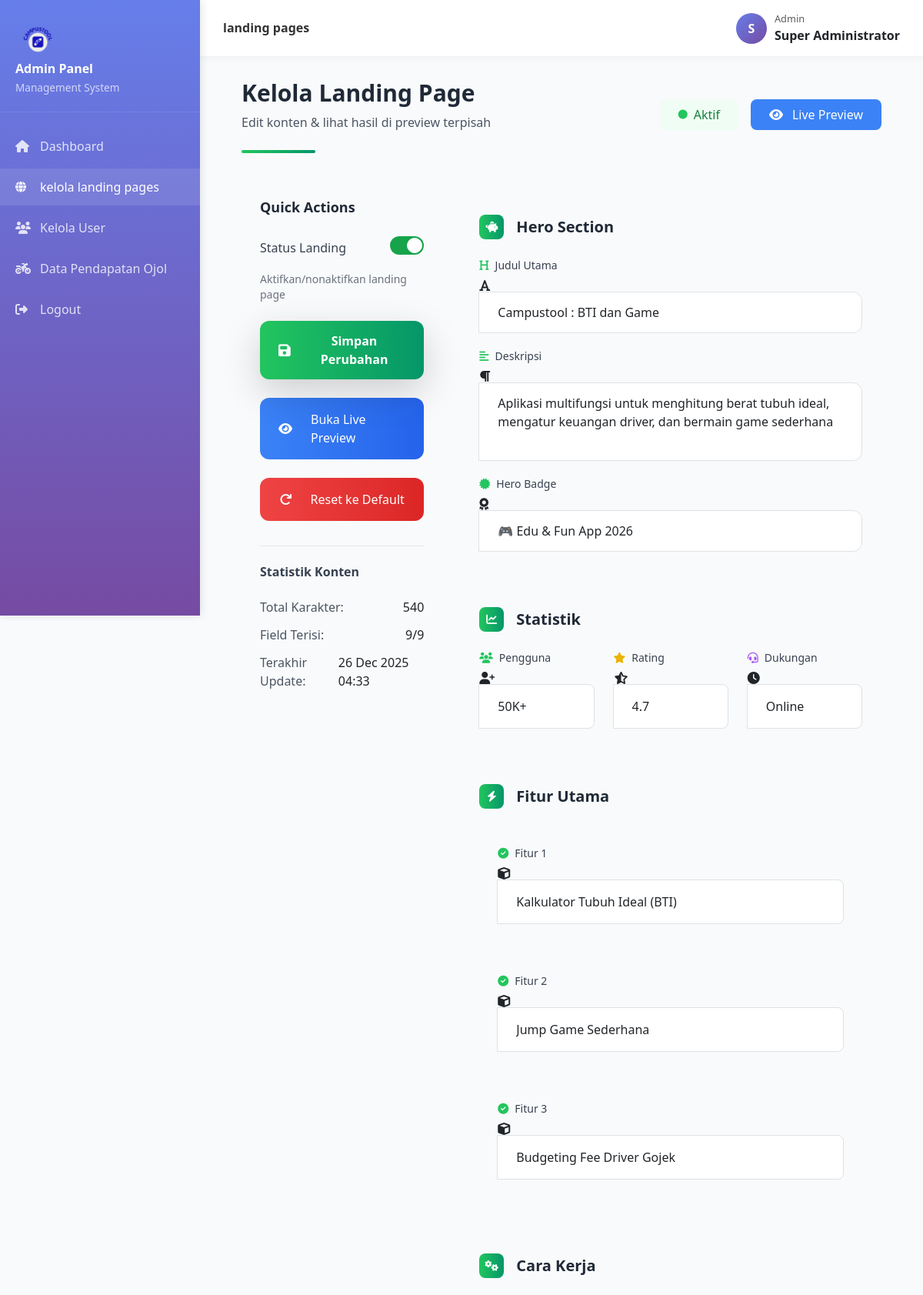
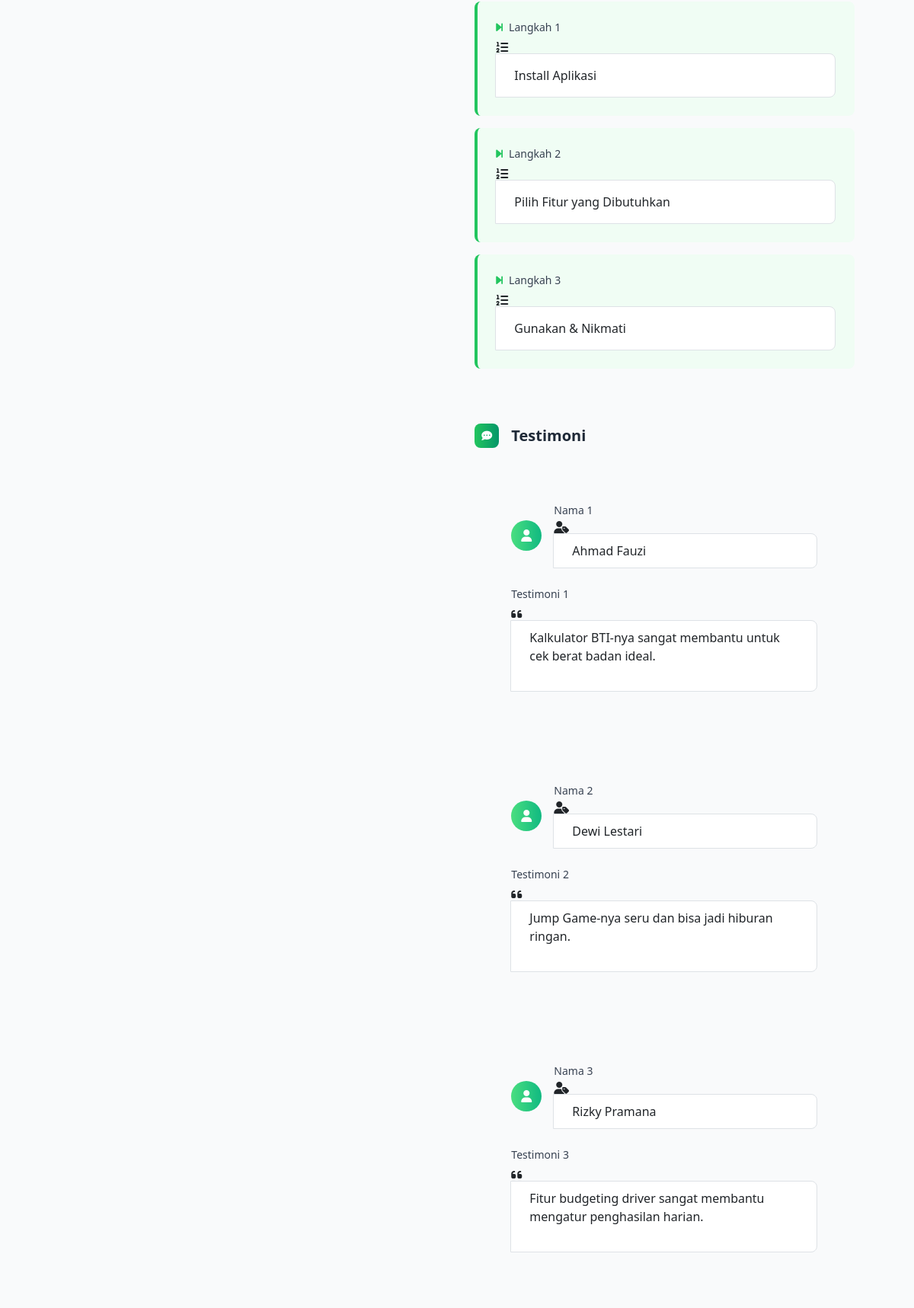
/admin/pages/landing.php (signed in, upper part), run on the app's committed database (2 pictures, top to bottom).
### tables this page shows
CREATE TABLE `landing` (
  `id` int(11) NOT NULL,
  `title` varchar(200) NOT NULL,
  `description` mediumtext NOT NULL,
  `playstore_link` varchar(255) NOT NULL,
  `apkpure_link` varchar(500) DEFAULT 'https://apkpure.com/mercusuar-tabungan-pintar/com.mercusuar.tabungan',
  `created_at` timestamp NULL DEFAULT current_timestamp(),
  `logo` varchar(255) DEFAULT NULL,
  `cta_text` varchar(100) DEFAULT NULL,
  `feature_1` varchar(255) DEFAULT NULL,
  `feature_2` varchar(255) DEFAULT NULL,
  `feature_3` varchar(255) DEFAULT NULL,
  `hero_badge` varchar(150) DEFAULT NULL,
  `stat_user` varchar(50) DEFAULT NULL,
  `stat_rating` varchar(50) DEFAULT NULL,
  `stat_support` varchar(50) DEFAULT NULL,
  `step_1` varchar(255) DEFAULT NULL,
  `step_2` varchar(255) DEFAULT NULL,
  `step_3` varchar(255) DEFAULT NULL,
  `testi_1_name` varchar(100) DEFAULT NULL,
  `testi_1_text` mediumtext DEFAULT NULL,
  `testi_2_name` varchar(100) DEFAULT NULL,
  `testi_2_text` mediumtext DEFAULT NULL,
  `testi_3_name` varchar(100) DEFAULT NULL,
  `testi_3_text` mediumtext DEFAULT NULL,
  `faq_1_q` varchar(255) DEFAULT NULL,
  `faq_1_a` mediumtext DEFAULT NULL,
  `faq_2_q` varchar(255) DEFAULT NULL,
  `faq_2_a` mediumtext DEFAULT NULL,
  `faq_3_q` varchar(255) DEFAULT NULL,
  `faq_3_a` mediumtext DEFAULT NULL,
  `faq_4_q` varchar(255) DEFAULT NULL,
  `faq_4_a` mediumtext DEFAULT NULL,
  `cta_title` varchar(255) DEFAULT NULL,
  `cta_desc` mediumtext DEFAULT NULL,
  `is_active` tinyint(1) DEFAULT 1
);

### admin/pages/landing.php (the view, shortened to what this page needs)
<?php
require_once '../includes/header.php';
include '../../config.php';
mysqli_set_charset($conn, "utf8mb4");
$data = mysqli_fetch_assoc(
  mysqli_query($conn,"
    SELECT * FROM landing
    ORDER BY id DESC
    LIMIT 1
  ")
);
?>
<!DOCTYPE html>
<html lang="id">
<head>
<link rel="stylesheet" href="https://cdnjs.cloudflare.com/ajax/libs/font-awesome/6.4.0/css/all.min.css">
<script src="https://cdn.tailwindcss.com"></script>
</head>
<body class="bg-gray-50">
<div class="px-4 md:px-6 transition-all duration-300">
  <div class="mb-8 animate-fade-in">
    <div class="flex flex-col md:flex-row justify-between items-start md:items-center mb-4">
      <div>
        <h1 class="text-3xl font-bold text-gray-800">Kelola Landing Page</h1>
        <p class="text-gray-600 mt-2">Edit konten & lihat hasil di preview terpisah</p>
      </div>
      <div class="mt-4 md:mt-0">
        <div class="flex items-center gap-3">
          <span id="status-badge"
                class="inline-flex items-center gap-2 px-4 py-2 rounded-lg transition-all duration-300
                <?= !empty($data['is_active']) && $data['is_active']==1
                    ? 'bg-green-50 text-green-700'
                    : 'bg-red-50 text-red-700'; ?>">
            <i id="status-icon"
               class="fas fa-circle text-xs
               <?= !empty($data['is_active']) && $data['is_active']==1
                   ? 'text-green-500 animate-pulse-soft'
                   : 'text-red-500'; ?>">
            </i>
            <span id="status-text">
              <?= !empty($data['is_active']) && $data['is_active']==1 ? 'Aktif' : 'Nonaktif'; ?>
            </span>
          </span>
          <a href="preview.php"
             class="px-4 py-2 bg-blue-500 text-white rounded-lg hover:bg-blue-600 transition-colors flex items-center gap-2">
            <i class="fas fa-eye mr-1"></i>
            Live Preview
          </a>
        </div>
      </div>
    </div>
    <div class="h-1 w-24 bg-gradient-to-r from-green-500 to-emerald-600 rounded-full"></div>
  </div>
  <div class="grid grid-cols-1 lg:grid-cols-3 gap-6">
    <div class="lg:col-span-1">
      <div class="form-section p-6 sticky top-24">
        <h3 class="font-bold text-gray-800 mb-6 text-lg">Quick Actions</h3>
        <div class="mb-6">
          <div class="flex items-center justify-between mb-3">
            <span class="font-medium text-gray-700">Status Landing</span>
            <div class="relative">
              <label class="inline-flex items-center cursor-pointer">
                <div class="w-11 h-6 bg-gray-200 peer-focus:outline-none peer-focus:ring-4 peer-focus:ring-green-300 rounded-full peer peer-checked:after:translate-x-full peer-checked:after:border-white after:content-[''] after:absolute after:top-[2px] after:left-[2px] after:bg-white after:border-gray-300 after:border after:rounded-full after:h-5 after:w-5 after:transition-all peer-checked:bg-green-600"></div>
              </label>
            </div>
          </div>
          <p class="text-sm text-gray-500">Aktifkan/nonaktifkan landing page</p>
        </div>
        <button type="submit" form="landing-form"
                class="w-full bg-gradient-to-r from-green-500 to-emerald-600 hover:from-green-600 hover:to-emerald-700 text-white font-semibold py-3.5 px-4 rounded-xl transition-all duration-300 shadow-lg hover:shadow-xl transform hover:-translate-y-0.5 mb-4 flex items-center justify-center gap-3">
          <i class="fas fa-save text-lg"></i>
          Simpan Perubahan
        </button>
        <a href="preview.php"
           class="w-full bg-gradient-to-r from-blue-500 to-blue-600 hover:from-blue-600 hover:to-blue-700 text-white font-medium py-3 px-4 rounded-xl transition-all duration-300 mb-4 flex items-center justify-center gap-3">
          <i class="fas fa-eye mr-2"></i>
          Buka Live Preview
        </a>
        <button type="button" onclick="confirmReset()"
                class="w-full bg-gradient-to-r from-red-500 to-red-600 hover:from-red-600 hover:to-red-700 text-white font-medium py-3 px-4 rounded-xl transition-all duration-300 flex items-center justify-center gap-3">
          <i class="fas fa-redo mr-2"></i>
          Reset ke Default
        </button>
        <div class="mt-8 pt-6 border-t border-gray-200">
          <h4 class="font-semibold text-gray-700 mb-4">Statistik Konten</h4>
          <div class="space-y-3">
            <div class="flex justify-between">
              <span class="text-gray-600">Total Karakter:</span>
              <span class="font-medium" id="char-count">0</span>
            </div>
            <div class="flex justify-between">
              <span class="text-gray-600">Field Terisi:</span>
              <span class="font-medium" id="filled-count">0/31</span>
            </div>
            <div class="flex justify-between">
              <span class="text-gray-600">Terakhir Update:</span>
              <span class="font-medium"><?= isset($data['created_at']) ? date('d M Y H:i', strtotime($data['created_at'])) : '-'; ?></span>
            </div>
          </div>
        </div>
      </div>
    </div>
    <div class="lg:col-span-2">
      <form id="landing-form" action="update.php"
          method="post"
          enctype="multipart/form-data"
          class="space-y-6">
        <div class="form-section p-6 animate-fade-in">
          <div class="flex items-center gap-3 mb-6">
            <div class="bg-gradient-to-r from-green-500 to-emerald-600 w-8 h-8 rounded-lg flex items-center justify-center">
              <i class="fas fa-piggy-bank text-white text-sm"></i>
            </div>
            <h2 class="font-bold text-gray-800 text-xl">Hero Section</h2>
          </div>
          <div class="space-y-5">
            <div>
              <label class="block text-sm font-medium text-gray-700 mb-2">
                <i class="fas fa-heading text-green-500 mr-2"></i>Judul Utama
              </label>
              <div class="input-group">
                <i class="fas fa-font"></i>
                <input name="title"
                       class="w-full px-4 py-3.5 border border-gray-300 rounded-xl focus:ring-2 focus:ring-green-500 focus:border-green-500 transition-colors"
                       value="<?= htmlspecialchars($data['title']); ?>"
                       placeholder="Contoh: Mercusuar Tabungan Pintar"
                       oninput="updateCharCount()">
              </div>
            </div>
            <div>
              <label class="block text-sm font-medium text-gray-700 mb-2">
                <i class="fas fa-align-left text-green-500 mr-2"></i>Deskripsi
              </label>
              <div class="input-group">
                <i class="fas fa-paragraph"></i>
                <textarea name="description" rows="3"
                          class="w-full px-4 py-3.5 border border-gray-300 rounded-xl focus:ring-2 focus:ring-green-500 focus:border-green-500 transition-colors resize-none"
                          placeholder="Deskripsi singkat tentang aplikasi tabungan Anda"
                          oninput="updateCharCount()"><?= htmlspecialchars($data['description']); ?></textarea>
              </div>
            </div>
            <div>
              <label class="block text-sm font-medium text-gray-700 mb-2">
                <i class="fas fa-certificate text-green-500 mr-2"></i>Hero Badge
              </label>
              <div class="input-group">
                <i class="fas fa-award"></i>
                <input name="hero_badge"
                       class="w-full px-4 py-3.5 border border-gray-300 rounded-xl focus:ring-2 focus:ring-green-500 focus:border-green-500 transition-colors"
                       value="<?= htmlspecialchars($data['hero_badge']); ?>"
                       placeholder="Contoh: 🏆 Best Finance App 2025">
              </div>
            </div>
          </div>
        </div>
        <div class="form-section p-6 animate-fade-in">
          <div class="flex items-center gap-3 mb-6">
            <div class="bg-gradient-to-r from-green-500 to-emerald-600 w-8 h-8 rounded-lg flex items-center justify-center">
              <i class="fas fa-chart-line text-white text-sm"></i>
            </div>
            <h2 class="font-bold text-gray-800 text-xl">Statistik</h2>
          </div>
          <div class="grid grid-cols-1 md:grid-cols-3 gap-4">
            <div>
              <label class="block text-sm font-medium text-gray-700 mb-2">
                <i class="fas fa-users text-green-500 mr-2"></i>Pengguna
              </label>
              <div class="input-group">
                <i class="fas fa-user-plus"></i>
                <input name="stat_user"
                       class="w-full px-4 py-3 border border-gray-300 rounded-lg focus:ring-2 focus:ring-green-500 focus:border-green-500 transition-colors"
                       value="<?= $data['stat_user']; ?>"
                       placeholder="50,000+">
              </div>
            </div>
            <div>
              <label class="block text-sm font-medium text-gray-700 mb-2">
                <i class="fas fa-star text-yellow-500 mr-2"></i>Rating
              </label>
              <div class="input-group">
                <i class="fas fa-star-half-alt"></i>
                <input name="stat_rating"
                       class="w-full px-4 py-3 border border-gray-300 rounded-lg focus:ring-2 focus:ring-yellow-500 focus:border-yellow-500 transition-colors"
                       value="<?= $data['stat_rating']; ?>"
                       placeholder="4.8/5">
              </div>
            </div>
            <div>
              <label class="block text-sm font-medium text-gray-700 mb-2">
                <i class="fas fa-headset text-purple-500 mr-2"></i>Dukungan
              </label>
              <div class="input-group">
                <i class="fas fa-clock"></i>
                <input name="stat_support"
                       class="w-full px-4 py-3 border border-gray-300 rounded-lg focus:ring-2 focus:ring-purple-500 focus:border-purple-500 transition-colors"
                       value="<?= $data['stat_support']; ?>"
                       placeholder="24/7">
              </div>
            </div>
          </div>
        </div>
        <div class="form-section p-6 animate-fade-in">
          <div class="flex items-center gap-3 mb-6">
            <div class="bg-gradient-to-r from-green-500 to-emerald-600 w-8 h-8 rounded-lg flex items-center justify-center">
              <i class="fas fa-bolt text-white text-sm"></i>
            </div>
            <h2 class="font-bold text-gray-800 text-xl">Fitur Utama</h2>
          </div>
          <div class="space-y-4">
            <?php for($i=1;$i<=3;$i++): ?>
              <div class="feature-item p-4">
                <label class="block text-sm font-medium text-gray-700 mb-2">
                  <i class="fas fa-check-circle text-green-500 mr-2"></i>Fitur <?= $i; ?>
                </label>
                <div class="input-group">
                  <i class="fas fa-cube"></i>
                  <input name="feature_<?= $i ?>"
                         class="w-full px-4 py-3 border border-gray-300 rounded-lg focus:ring-2 focus:ring-green-500 focus:border-green-500 transition-colors"
                         value="<?= htmlspecialchars($data["feature_$i"]); ?>"
                         placeholder="Deskripsi fitur <?= $i; ?>">
                </div>
              </div>
            <?php endfor; ?>
          </div>
        </div>
        <div class="form-section p-6 animate-fade-in">
          <div class="flex items-center gap-3 mb-6">
            <div class="bg-gradient-to-r from-green-500 to-emerald-600 w-8 h-8 rounded-lg flex items-center justify-center">
              <i class="fas fa-cogs text-white text-sm"></i>
            </div>
            <h2 class="font-bold text-gray-800 text-xl">Cara Kerja</h2>
          </div>
          <div class="space-y-4">
            <?php for($i=1;$i<=3;$i++): ?>
              <div class="p-4 bg-green-50 rounded-lg border-l-4 border-green-500">
                <label class="block text-sm font-medium text-gray-700 mb-2">
                  <i class="fas fa-step-forward text-green-500 mr-2"></i>Langkah <?= $i; ?>
                </label>
                <div class="input-group">
                  <i class="fas fa-list-ol"></i>
                  <input name="step_<?= $i ?>"
                         class="w-full px-4 py-3 border border-gray-300 rounded-lg focus:ring-2 focus:ring-green-500 focus:border-green-500 transition-colors"
                         value="<?= htmlspecialchars($data["step_$i"]); ?>"
                         placeholder="Deskripsi langkah <?= $i; ?>">
                </div>
              </div>
            <?php endfor; ?>
          </div>
        </div>
        <div class="form-section p-6 animate-fade-in">
          <div class="flex items-center gap-3 mb-6">
            <div class="bg-gradient-to-r from-green-500 to-emerald-600 w-8 h-8 rounded-lg flex items-center justify-center">
              <i class="fas fa-comment-dots text-white text-sm"></i>
            </div>
            <h2 class="font-bold text-gray-800 text-xl">Testimoni</h2>
          </div>
          <div class="space-y-6">
            <?php for($i=1;$i<=3;$i++): ?>
              <div class="testimonial-card p-5">
                <div class="flex items-center gap-3 mb-4">
                  <div class="w-10 h-10 bg-gradient-to-r from-green-400 to-emerald-500 rounded-full flex items-center justify-center text-white">
                    <i class="fas fa-user"></i>
                  </div>
                  <div class="flex-1">
                    <label class="block text-sm font-medium text-gray-700 mb-1">Nama <?= $i; ?></label>
                    <div class="input-group">
                      <i class="fas fa-user-tag"></i>
                      <input name="testi_<?= $i ?>_name"
                             class="w-full px-4 py-2.5 border border-gray-300 rounded-lg focus:ring-2 focus:ring-green-500 focus:border-green-500 transition-colors"
                             value="<?= htmlspecialchars($data["testi_{$i}_name"]); ?>"
                             placeholder="Nama pengguna">
                    </div>
                  </div>
                </div>
                <div>
                  <label class="block text-sm font-medium text-gray-700 mb-2">Testimoni <?= $i; ?></label>
                  <div class="input-group">
                    <i class="fas fa-quote-left"></i>
                    <textarea name="testi_<?= $i ?>_text" rows="3"
                              class="w-full px-4 py-2.5 border border-gray-300 rounded-lg focus:ring-2 focus:ring-green-500 focus:border-green-500 transition-colors resize-none"
                              placeholder="Tulis testimoni di sini..."><?= htmlspecialchars($data["testi_{$i}_text"]); ?></textarea>
                  </div>
                </div>
              </div>
            <?php endfor; ?>
          </div>
        </div>
      </form>
    </div>
  </div>
</div>
</body>
</html>

### admin/includes/header.php (style rules this page uses)
:root { --primary-color: #667eea; --secondary-color: #764ba2; --sidebar-width: 260px; }
body { font-family: 'Segoe UI', Tahoma, Geneva, Verdana, sans-serif; background: #f5f7fa; }

### data on the page
landing: created_at "26 Dec 2025 04:33", title "Campustool : BTI dan Game", description "Aplikasi multifungsi untuk menghitung berat tubuh ideal, mengatur keuangan driver, dan bermain game sederhana", hero_badge "🎮 Edu & Fun App 2026", stat_user "50K+", stat_rating "4.7", stat_support "Online", feature_1 "Kalkulator Tubuh Ideal (BTI)", feature_2 "Jump Game Sederhana", feature_3 "Budgeting Fee Driver Gojek", step_1 "Install Aplikasi", step_2 "Pilih Fitur yang Dibutuhkan", step_3 "Gunakan & Nikmati", testi_1_name "Ahmad Fauzi", testi_1_text "Kalkulator BTI-nya sangat membantu untuk cek berat badan ideal.", testi_2_name "Dewi Lestari", testi_2_text "Jump Game-nya seru dan bisa jadi hiburan ringan.", testi_3_name "Rizky Pramana", testi_3_text "Fitur budgeting driver sangat membantu mengatur penghasilan harian."

### other printed values
$pageTitle "landing pages"
substr($admin['name'], 0, 1) "S"
$admin['name'] "Super Administrator"
